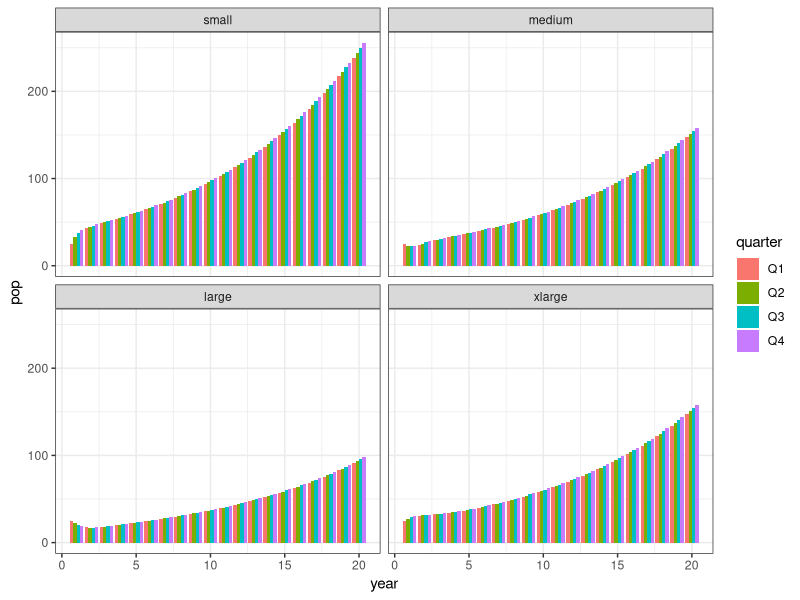
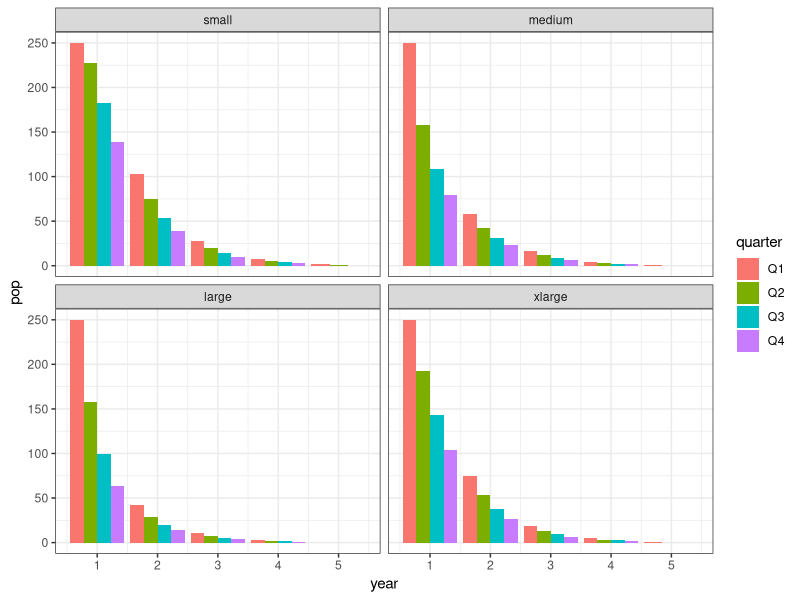

These charts were generated, in order, by the following R code: (Note: this script raises an error after producing the figures.)
## ---- chunk 1
knitr::opts_chunk$set(echo = TRUE)

library(reshape2)
library(ggplot2)
## ---- chunk 2
# Total starting population
N <- 100

# Size classes
bins <- c("small",
          "medium",
          "large",
          "xlarge")
n_bins <- length(bins)

# Starting population proportions for each size class
n_1_prop <- 0.25
n_2_prop <- 0.25
n_3_prop <- 0.25
n_4_prop <- 0.25

# Vector of starting populations in each size class
n_vector <- c("n_1" = N*n_1_prop, # small
              "n_2" = N*n_2_prop, # medium
              "n_3" = N*n_3_prop, # large
              "n_4" = N*n_4_prop) # x-large


# Vector of growth rate for each size class
growth_vector <- c("alpha_1" = 0.2, # growth from small to medium
                   "alpha_2" = 0.2, # growth from medium to large
                   "alpha_3" = 0.2) # growth from large to x-large

# Vector of natural mortality rates for each size class
mortality_vector <- c("d_1" = 0.1, 
                      "d_2" = 0.1, 
                      "d_3" = 0.1,
                      "d_4" = 0.1)

# Vector of reproductive rates for the 3 bigger size classes
repro_vector <- c("r_2" = 0.2, # reproductive rate for medium
                  "r_3" = 0.2, # reproductive rate for large
                  "r_4" = 0.2) # reproductive rate for x-large

# Number of years to simulate (with 4 time steps per year)
Year <- 20

# Empty matrix to fill with population results for a 20 year timeseries
# A column for each size class, plus a totals column
timeseries <- as.data.frame(matrix(NA, nrow = Year*4, ncol = n_bins+1))
colnames(timeseries) <- c(bins, "total")

# Time 0 in first row
timeseries[1, ] <- c(n_vector, N)

# Calculate population through time
for(year in 2:nrow(timeseries)) {
  # Calculate small class population
  timeseries[year, 1] <- (1-(growth_vector[1] + mortality_vector[1]))*timeseries[year-1, 1] + 
    repro_vector[1]*timeseries[year-1, 2] + 
    repro_vector[2]*timeseries[year-1, 3] +
    repro_vector[3]*timeseries[year-1, 4]
  # Calculate medium class population
  timeseries[year, 2] <- (1-(growth_vector[2] + mortality_vector[2]))*timeseries[year-1, 2] +
    growth_vector[1]*timeseries[year-1, 1]
  # Calculate large class population
  timeseries[year, 3] <- (1-(growth_vector[3] + mortality_vector[3]))*timeseries[year-1, 3] +
    growth_vector[2]*timeseries[year-1, 2]
  # Calculate x-large class population
  timeseries[year, 4] <- (1 - mortality_vector[4])*timeseries[year-1, 4] +
    growth_vector[3]*timeseries[year-1, 3]
  # Sum population for each year
  timeseries[year, 5] <- sum(timeseries[year, 1],
                             timeseries[year, 2],
                             timeseries[year, 3],
                             timeseries[year, 4])
}

# Adding years, since the time step is less than a year (3 months)
timeseries$year <- rep(1:Year, each = 4)
# Adding quarterly time step column
timeseries$quarter <- rep(paste0("Q", 1:4), Year)



### Plotting all populations to see what's happening

# Melt matrix to make plotting easier
tm_plot <- melt(timeseries[, -5], id.vars = c("year", "quarter"))
colnames(tm_plot)[3:4] <- c("size", "pop")


ggplot(tm_plot, aes(fill = quarter, y = pop, x = year)) +
  geom_bar(position="dodge", stat="identity") +
  facet_wrap(vars(size)) +
  theme_bw()




### Function to generate population for all size classes in next time step 
generate_fun <- function(t_minus_1,# The previous time step data (1 row, 4 columns for each size class)
                            growth, # growth rate vector for 3 smaller size classes
                            mortality, # mortality rate vector for all size classes
                            reproduction) { # reproductive rate vector for 3 larger size classes
  # Create vector to hold the current time step's population numbers
  t <- vector() 
  # Calculate small class population
  t[1] <- (1-(growth[1] + mortality[1]))*t_minus_1[, 1] + 
    reproduction[1]*t_minus_1[, 2] + 
    reproduction[2]*t_minus_1[, 3] +
    reproduction[3]*t_minus_1[, 4]
  # Calculate medium class population
  t[2] <- (1-(growth[2] + mortality[2]))*t_minus_1[, 2] +
    growth[1]*t_minus_1[, 1]
  # Calculate large class population
  t[3] <- (1-(growth[3] + mortality[3]))*t_minus_1[, 3] +
    growth[2]*t_minus_1[, 2]
  # Calculate x-large class population
  t[4] <- (1 - mortality[4])*t_minus_1[, 4] +
    growth[3]*t_minus_1[, 3]
  
  return(t)
}


## ---- chunk 3

# Function to remove individuals 
removal_fun <- function(data, # one time step of data with all size classes, in vector form
                        size, # size class
                        m_rate) { # mortality rate for this size class from removal process
  new_data <- data[size]*(1 - m_rate)
  return(new_data)
}

# Size specific mortality rates from removal method
m_rate <- c("small" = 0.3,
            "medium" = 0.3,
            "large" = 0.3,
            "xlarge" = 0.3)

# Setting up new dataframe for timeseries with both generating and removals, starting with a larger population (N = 1000, still equally distributed across size classes)
timeseries_rm <- timeseries[0, 1:5]
timeseries_rm[1, ] <- c(rep(250, 4), 1000)


### Using a large loop with an if statement to break it once conditions are met (N <= 1)

for(ts in 2:(Year*4)) {
  # Generate next time step populations
  all_pop <- generate_fun(t_minus_1 = timeseries_rm[ts-1,],
                                       growth = growth_vector,
                                       mortality = mortality_vector,
                                       reproduction = repro_vector)
  # print(all_pop)
  # Perform removal
  remove_pop <- as.data.frame(matrix(NA, ncol = 4, nrow = 1))
  colnames(remove_pop) <- colnames(timeseries[,1:4])
  ind_removed <- vector()
  for(size in 1:length(bins)) {
  remove_pop[,size] <- removal_fun(all_pop, size, m_rate[size])
  # If any size classes have less than 1, convert to 0
  if((remove_pop[, size] < 1) == TRUE) {
    remove_pop[, size] <- 0 }
    else {
      remove_pop[, size] <- remove_pop[, size]
    }
  }

  timeseries_rm[ts, 1:4] <- remove_pop
  # Sum population after generation and removal steps
  timeseries_rm$total[ts] <- sum(remove_pop)
  if((timeseries_rm$total[ts] <= 1) == TRUE) {
    break
  }
}

# Adding year and quarter columns
timeseries_rm$year <- timeseries$year[1:nrow(timeseries_rm)]
timeseries_rm$quarter <- timeseries$quarter[1:nrow(timeseries_rm)]

timeseries_rm

### Plotting all populations to see what's happening

# Melt matrix to make plotting easier
tm_rm_plot <- melt(timeseries_rm[, -5], id.vars = c("year", "quarter"))
colnames(tm_rm_plot)[3:4] <- c("size", "pop")

ggplot(tm_rm_plot, aes(fill = quarter, y = pop, x = year)) +
  geom_bar(position="dodge", stat="identity") +
  facet_wrap(vars(size)) +
  theme_bw()

## ---- chunk 4

# Vector of detection probability for each size class
p_prob <- c("small" = 1,
            "medium" = 1,
            "large" = 1,
            "xlarge" = 1)

# Setting up new dataframe for timeseries with observed populations, taken every 4th time step
timeseries_obs <- timeseries[0, 1:5]

# Creating separate timeseries to store actual population, for every time step to have something to observe, starting with N = 10,000, still equally distributed across size classes
timeseries_raw <- timeseries[0, 1:5]
timeseries_raw[1, ] <- c(rep(2500, 4), 10000)

### Using a large loop with an if statement to break it once conditions are met (N <= 1)

for(ts in 2:(Year*4)) {
  # Generate next time step populations
  all_pop <- generate_fun(t_minus_1 = timeseries_raw[ts-1,],
                                       growth = growth_vector,
                                       mortality = mortality_vector,
                                       reproduction = repro_vector)
  # print(all_pop)
  # Perform removal
  remove_pop <- as.data.frame(matrix(NA, ncol = 4, nrow = 1))
  colnames(remove_pop) <- colnames(timeseries[,1:4])
  ind_removed <- vector()
  for(size in 1:length(bins)) {
  remove_pop[,size] <- removal_fun(all_pop, size, m_rate[size])
  # If any size classes have less than 1, convert to 0
  if((remove_pop[, size] < 1) == TRUE) {
    remove_pop[, size] <- 0 }
    else {
      remove_pop[, size] <- remove_pop[, size]
    }
  }
  
  timeseries_raw[ts, 1:4] <- remove_pop
  # Sum population after generation and removal steps
  timeseries_raw$total[ts] <- sum(remove_pop)
  
  # Observation step; every fourth time step, estimate population using p_prob
  if(ts%%4 == 0) {
    timeseries_obs[ts, 1:4] <- timeseries_raw[ts, 1:4]*p_prob
    timeseries_obs$total[ts] <-  timeseries_raw$total[ts]
  } else {
    timeseries_obs[ts, 1:4] <- rep(NA, 4)
  }
  
  # If total population goes below 1, stop loop
  if((timeseries_raw$total[ts] <= 1) == TRUE) {
    break
  }
}

# Adding year to both raw and observation timeseries
timeseries_raw$year <- timeseries$year[1:nrow(timeseries_raw)]
timeseries_obs$year <- timeseries_raw$year

# Excluding time steps with no observation step from observation dataframe
timeseries_obs_only <- drop_na(timeseries_obs, "small")
timeseries_obs_only$year <- c(1:nrow(timeseries_obs_only))

### Plotting all populations to see what's happening
# Melt observationi dataframe to make plotting easier
tm_obs_plot <- melt(timeseries_obs[, c(1:4, 6)], id.vars = "year")
colnames(tm_obs_plot)[2:3] <- c("size", "pop")

### Plotting observations only
ggplot(tm_obs_plot, aes(fill = size, y = pop, x = year)) +
    geom_bar(position="dodge", stat="identity")


### Plotting both raw timeseries and observation
# Combine raw and observed dataframes, and melting to plot
timeseries_raw$data_type <- "raw"
timeseries_obs$data_type <- "observed"
tm_raw_obs_plot <- melt(rbind(timeseries_raw[, -5], timeseries_obs[, -5]), id.vars = c("year", "data_type"))
colnames(tm_raw_obs_plot) <- c("year", "data_type", "size", "pop")
tm_raw_obs_plot <- drop_na(tm_raw_obs_plot, "pop")


# Plot
ggplot(tm_raw_obs_plot, aes(fill = data_type, color = size, y = pop, x = year)) +
    geom_bar(position="dodge", stat="identity")

